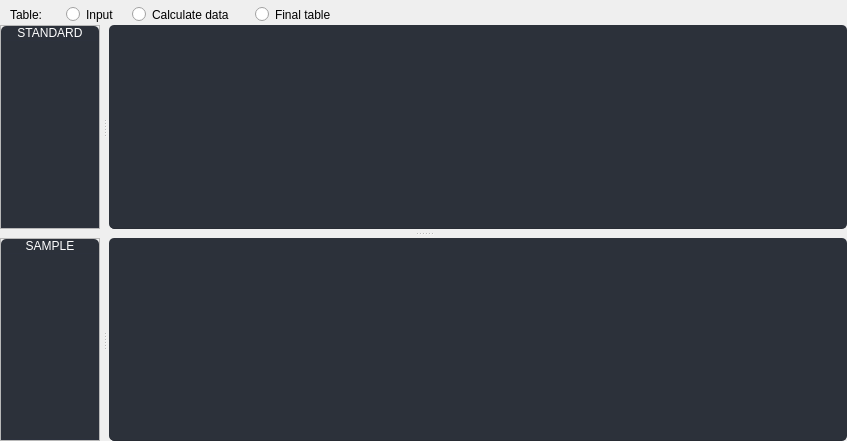
                     <widget class="QWidget" name="pg_SeeData">
                      <layout class="QVBoxLayout" name="verticalLayout_11">
                       <property name="spacing">
                        <number>0</number>
                       </property>
                       <property name="leftMargin">
                        <number>0</number>
                       </property>
                       <property name="topMargin">
                        <number>5</number>
                       </property>
                       <property name="rightMargin">
                        <number>0</number>
                       </property>
                       <property name="bottomMargin">
                        <number>0</number>
                       </property>
                       <item>
                        <widget class="QFrame" name="frame_5">
                         <property name="minimumSize">
                          <size>
                           <width>150</width>
                           <height>20</height>
                          </size>
                         </property>
                         <property name="maximumSize">
                          <size>
                           <width>16777215</width>
                           <height>20</height>
                          </size>
                         </property>
                         <property name="styleSheet">
                          <string notr="true">border: none;</string>
                         </property>
                         <property name="frameShape">
                          <enum>QFrame::StyledPanel</enum>
                         </property>
                         <property name="frameShadow">
                          <enum>QFrame::Raised</enum>
                         </property>
                         <layout class="QHBoxLayout" name="horizontalLayout_13">
                          <property name="leftMargin">
                           <number>10</number>
                          </property>
                          <property name="topMargin">
                           <number>0</number>
                          </property>
                          <property name="rightMargin">
                           <number>0</number>
                          </property>
                          <property name="bottomMargin">
                           <number>0</number>
                          </property>
                          <item>
                           <widget class="QLabel" name="label_5">
                            <property name="minimumSize">
                             <size>
                              <width>50</width>
                              <height>20</height>
                             </size>
                            </property>
                            <property name="maximumSize">
                             <size>
                              <width>50</width>
                              <height>20</height>
                             </size>
                            </property>
                            <property name="text">
                             <string>Table:</string>
                            </property>
                           </widget>
                          </item>
                          <item>
                           <widget class="QFrame" name="frame_8">
                            <property name="minimumSize">
                             <size>
                              <width>300</width>
                              <height>20</height>
                             </size>
                            </property>
                            <property name="maximumSize">
                             <size>
                              <width>300</width>
                              <height>20</height>
                             </size>
                            </property>
                            <property name="styleSheet">
                             <string notr="true"/>
                            </property>
                            <property name="frameShape">
                             <enum>QFrame::StyledPanel</enum>
                            </property>
                            <property name="frameShadow">
                             <enum>QFrame::Raised</enum>
                            </property>
                            <layout class="QHBoxLayout" name="horizontalLayout_12">
                             <property name="spacing">
                              <number>11</number>
                             </property>
                             <property name="leftMargin">
                              <number>0</number>
                             </property>
                             <property name="topMargin">
                              <number>0</number>
                             </property>
                             <property name="rightMargin">
                              <number>0</number>
                             </property>
                             <property name="bottomMargin">
                              <number>0</number>
                             </property>
                             <item>
                              <widget class="QRadioButton" name="radioButtonSeeDataInput">
                               <property name="minimumSize">
                                <size>
                                 <width>55</width>
                                 <height>0</height>
                                </size>
                               </property>
                               <property name="maximumSize">
                                <size>
                                 <width>55</width>
                                 <height>16777215</height>
                                </size>
                               </property>
                               <property name="text">
                                <string>Input</string>
                               </property>
                              </widget>
                             </item>
                             <item>
                              <widget class="QRadioButton" name="radioButton_SeeDataCalculateData">
                               <property name="minimumSize">
                                <size>
                                 <width>90</width>
                                 <height>0</height>
                                </size>
                               </property>
                               <property name="text">
                                <string>Calculate data</string>
                               </property>
                              </widget>
                             </item>
                             <item>
                              <widget class="QRadioButton" name="radioButtonSeeFinalTable">
                               <property name="minimumSize">
                                <size>
                                 <width>90</width>
                                 <height>0</height>
                                </size>
                               </property>
                               <property name="text">
                                <string>Final table</string>
                               </property>
                              </widget>
                             </item>
                            </layout>
                           </widget>
                          </item>
                          <item>
                           <spacer name="horizontalSpacer">
                            <property name="orientation">
                             <enum>Qt::Horizontal</enum>
                            </property>
                            <property name="sizeHint" stdset="0">
                             <size>
                              <width>481</width>
                              <height>15</height>
                             </size>
                            </property>
                           </spacer>
                          </item>
                         </layout>
                        </widget>
                       </item>
                       <item>
                        <widget class="QSplitter" name="splitter_4">
                         <property name="orientation">
                          <enum>Qt::Vertical</enum>
                         </property>
                         <property name="handleWidth">
                          <number>9</number>
                         </property>
                         <widget class="QWidget" name="widget_2" native="true">
                          <property name="styleSheet">
                           <string notr="true"/>
                          </property>
                          <layout class="QHBoxLayout" name="horizontalLayout_10">
                           <property name="bottomMargin">
                            <number>0</number>
                           </property>
                           <item>
                            <widget class="QSplitter" name="splitter_5">
                             <property name="orientation">
                              <enum>Qt::Horizontal</enum>
                             </property>
                             <property name="handleWidth">
                              <number>9</number>
                             </property>
                             <widget class="QFrame" name="frame_6">
                              <property name="maximumSize">
                               <size>
                                <width>100</width>
                                <height>16777215</height>
                               </size>
                              </property>
                              <property name="styleSheet">
                               <string notr="true"/>
                              </property>
                              <property name="frameShape">
                               <enum>QFrame::StyledPanel</enum>
                              </property>
                              <property name="frameShadow">
                               <enum>QFrame::Raised</enum>
                              </property>
                              <layout class="QVBoxLayout" name="verticalLayout_12">
                               <property name="spacing">
                                <number>0</number>
                               </property>
                               <property name="leftMargin">
                                <number>0</number>
                               </property>
                               <property name="topMargin">
                                <number>0</number>
                               </property>
                               <property name="rightMargin">
                                <number>0</number>
                               </property>
                               <property name="bottomMargin">
                                <number>0</number>
                               </property>
                               <item>
                                <widget class="QLabel" name="label_3">
                                 <property name="maximumSize">
                                  <size>
                                   <width>100</width>
                                   <height>15</height>
                                  </size>
                                 </property>
                                 <property name="styleSheet">
                                  <string notr="true">background-color: rgb(44, 49, 58);
border-top-right-radius: 5px;
border-top-left-radius: 5px;
color: rgb(255, 255, 255);</string>
                                 </property>
                                 <property name="text">
                                  <string>&lt;html&gt;&lt;head/&gt;&lt;body&gt;&lt;p align=&quot;center&quot;&gt;STANDARD&lt;/p&gt;&lt;/body&gt;&lt;/html&gt;</string>
                                 </property>
                                </widget>
                               </item>
                               <item>
                                <widget class="QListWidget" name="listWidget_FilesStandard">
                                 <property name="maximumSize">
                                  <size>
                                   <width>100</width>
                                   <height>16777215</height>
                                  </size>
                                 </property>
                                 <property name="focusPolicy">
                                  <enum>Qt::NoFocus</enum>
                                 </property>
                                 <property name="styleSheet">
                                  <string notr="true">QListWidget {
	background-color: rgb(44, 49, 58);
	border: 1px solid rgb(44, 49, 60);
	gridline-color: rgb(44, 49, 58);
	border-bottom: 1px solid rgb(44, 49, 60);
	
}
QListWidget::item{
	padding-left: 5px;
	padding-right: 5px;
	gridline-color: rgb(44, 49, 60);
	border-radius: 3px;
	margin-bottom: 1px; /* Espaçamento inferior entre os itens */
}
QListWidget::item:hover {
	background:  rgb(33, 37, 43);
}
QListWidget::item:selected{
	background-color: rgb(78,96,255);
	border-radius: 3px;
	border: none;
	color: rgb(221,221,221);
	font-weight: bold;

}</string>
                                 </property>
                                 <property name="selectionMode">
                                  <enum>QAbstractItemView::ExtendedSelection</enum>
                                 </property>
                                </widget>
                               </item>
                              </layout>
                             </widget>
                             <widget class="QTableWidget" name="tableWidget_StandardData">
                              <property name="focusPolicy">
                               <enum>Qt::NoFocus</enum>
                              </property>
                              <property name="styleSheet">
                               <string notr="true">QTableWidget {	
	background-color:  rgb(44, 49, 58);
	border-radius: 5px;
	gridline-color: rgb(44, 49, 58);
	border-bottom: 1px solid  rgb(40, 44, 52);
}
QTableWidget::item{
	border-color: none;
	padding-left: 5px;
	padding-right: 5px;
	gridline-color: rgb(44, 49, 60);
}
QTableWidget::item:selected{
	background-color: rgb(78,96,255);
	color: white;

}
 QHeaderView::section{
	background-color: rgb(44, 49, 58);
	border: 1px solid  rgb(44, 49, 58);
	border-style: none;
    border-bottom: 1px solid  rgb(44, 49, 58);
    border-right: 1px solid  rgb(44, 49, 58);
}
QTableWidget::horizontalHeader {	
	background-color:   rgb(44, 49, 58);
	color: rgb(255, 255, 204);
}
QHeaderView::section:horizontal
{
    border: 1px solid  rgb(44, 49, 58);
	background-color:   rgb(44, 49, 58);
	padding: 3px;
	color: white;
	font-weight: bold;
}
QHeaderView::section:vertical
{
  	border: 1px solid rgb(44, 49, 58);
	background-color: rgb(44, 49, 58);
	padding-left: 7px;
	color: white;
	font-weight:bold;

}
QTableWidget QTableCornerButton::section {
	background-color:  transparent;
}</string>
                              </property>
                              <property name="editTriggers">
                               <set>QAbstractItemView::NoEditTriggers</set>
                              </property>
                             </widget>
                            </widget>
                           </item>
                          </layout>
                         </widget>
                         <widget class="QWidget" name="widget_3" native="true">
                          <property name="styleSheet">
                           <string notr="true"/>
                          </property>
                          <layout class="QHBoxLayout" name="horizontalLayout_11">
                           <property name="topMargin">
                            <number>0</number>
                           </property>
                           <item>
                            <widget class="QSplitter" name="splitter_6">
                             <property name="orientation">
                              <enum>Qt::Horizontal</enum>
                             </property>
                             <property name="handleWidth">
                              <number>9</number>
                             </property>
                             <widget class="QFrame" name="frame_7">
                              <property name="maximumSize">
                               <size>
                                <width>100</width>
                                <height>16777215</height>
                               </size>
                              </property>
                              <property name="styleSheet">
                               <string notr="true"/>
                              </property>
                              <property name="frameShape">
                               <enum>QFrame::StyledPanel</enum>
                              </property>
                              <property name="frameShadow">
                               <enum>QFrame::Raised</enum>
                              </property>
                              <layout class="QVBoxLayout" name="verticalLayout_13">
                               <property name="spacing">
                                <number>0</number>
                               </property>
                               <property name="leftMargin">
                                <number>0</number>
                               </property>
                               <property name="topMargin">
                                <number>0</number>
                               </property>
                               <property name="rightMargin">
                                <number>0</number>
                               </property>
                               <property name="bottomMargin">
                                <number>0</number>
                               </property>
                               <item>
                                <widget class="QLabel" name="label_4">
                                 <property name="maximumSize">
                                  <size>
                                   <width>100</width>
                                   <height>15</height>
                                  </size>
                                 </property>
                                 <property name="styleSheet">
                                  <string notr="true">background-color: rgb(44, 49, 58);
border-top-right-radius: 5px;
border-top-left-radius: 5px;
color: rgb(255, 255, 255);</string>
                                 </property>
                                 <property name="text">
                                  <string>&lt;html&gt;&lt;head/&gt;&lt;body&gt;&lt;p align=&quot;center&quot;&gt;SAMPLE&lt;/p&gt;&lt;/body&gt;&lt;/html&gt;</string>
                                 </property>
                                </widget>
                               </item>
                               <item>
                                <widget class="QListWidget" name="listWidget_FilesSamples">
                                 <property name="maximumSize">
                                  <size>
                                   <width>100</width>
                                   <height>16777215</height>
                                  </size>
                                 </property>
                                 <property name="focusPolicy">
                                  <enum>Qt::NoFocus</enum>
                                 </property>
                                 <property name="styleSheet">
                                  <string notr="true">QListWidget {
	background-color: rgb(44, 49, 58);
	border: 1px solid rgb(44, 49, 60);
	gridline-color: rgb(44, 49, 58);
	border-bottom: 1px solid rgb(44, 49, 60);
	
}
QListWidget::item{
	padding-left: 5px;
	padding-right: 5px;
	gridline-color: rgb(44, 49, 60);
	border-radius: 3px;
	margin-bottom: 1px; /* Espaçamento inferior entre os itens */
}
QListWidget::item:hover {
	background:  rgb(33, 37, 43);
}
QListWidget::item:selected{
	background-color: rgb(78,96,255);
	border-radius: 3px;
	border: none;
	color: rgb(221,221,221);
	font-weight: bold;

}</string>
                                 </property>
                                 <property name="selectionMode">
                                  <enum>QAbstractItemView::ExtendedSelection</enum>
                                 </property>
                                </widget>
                               </item>
                              </layout>
                             </widget>
                             <widget class="QTableWidget" name="tableWidgetSampleData">
                              <property name="focusPolicy">
                               <enum>Qt::NoFocus</enum>
                              </property>
                              <property name="styleSheet">
                               <string notr="true">QTableWidget {	
	background-color:  rgb(44, 49, 58);
	border-radius: 5px;
	gridline-color: rgb(44, 49, 58);
	border-bottom: 1px solid  rgb(40, 44, 52);
}
QTableWidget::item{
	border-color: none;
	padding-left: 5px;
	padding-right: 5px;
	gridline-color: rgb(44, 49, 60);
}
QTableWidget::item:selected{
	background-color: rgb(78,96,255);
	color: white;

}
 QHeaderView::section{
	background-color: rgb(44, 49, 58);
	border: 1px solid  rgb(44, 49, 58);
	border-style: none;
    border-bottom: 1px solid  rgb(44, 49, 58);
    border-right: 1px solid  rgb(44, 49, 58);
}
QTableWidget::horizontalHeader {	
	background-color:   rgb(44, 49, 58);
	color: rgb(255, 255, 204);
}
QHeaderView::section:horizontal
{
    border: 1px solid  rgb(44, 49, 58);
	background-color:   rgb(44, 49, 58);
	padding: 3px;
	color: white;
	font-weight: bold;
}
QHeaderView::section:vertical
{
  	border: 1px solid rgb(44, 49, 58);
	background-color: rgb(44, 49, 58);
	padding-left: 7px;
	color: white;
	font-weight:bold;

}
QTableWidget QTableCornerButton::section {
	background-color:  transparent;
}</string>
                              </property>
                              <property name="editTriggers">
                               <set>QAbstractItemView::NoEditTriggers</set>
                              </property>
                             </widget>
                            </widget>
                           </item>
                          </layout>
                         </widget>
                        </widget>
                       </item>
                      </layout>
                     </widget>
